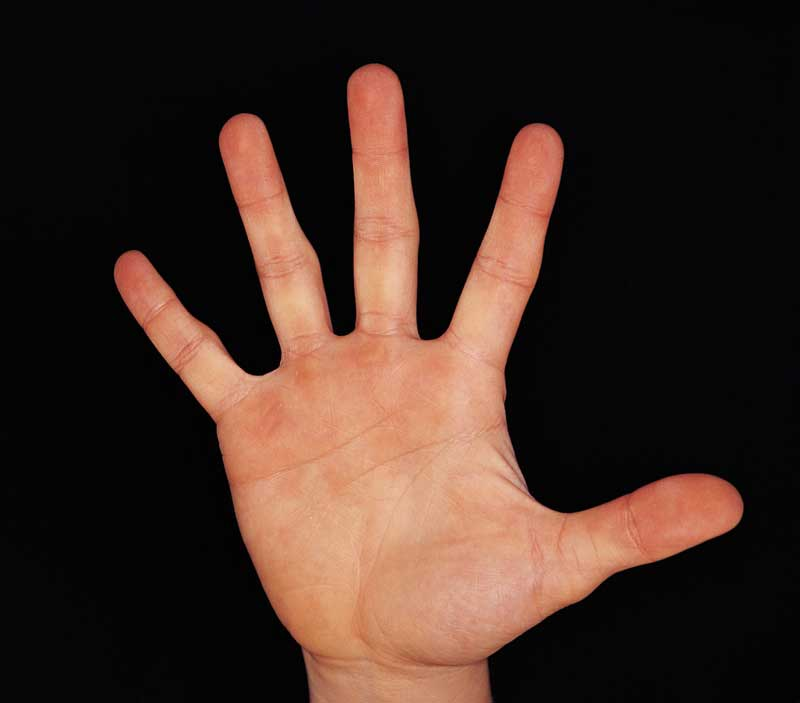
#> input picture hope.jpg, 800 x 703 px
$ python FindHand2.py
#> lines starting #> are read from the running program, lines starting #| are printed output that depends on the picture; after the words box and inside, x2 and y2 are one past the last pixel; in counts of white or black regions, pixels touching at a corner belong together
import cv2
import numpy as np

if __name__ == '__main__':
	roi = cv2.imread('hope.jpg')
#> roi is the input picture: shape (703, 800, 3); mean B, G, R 35.3, 44, 64.1
	hsv = cv2.cvtColor(roi,cv2.COLOR_BGR2HSV)
#> hsv: shape (703, 800, 3); mean H, S, V 6.7, 44.9, 64.2

	target = cv2.imread('img3.jpg')
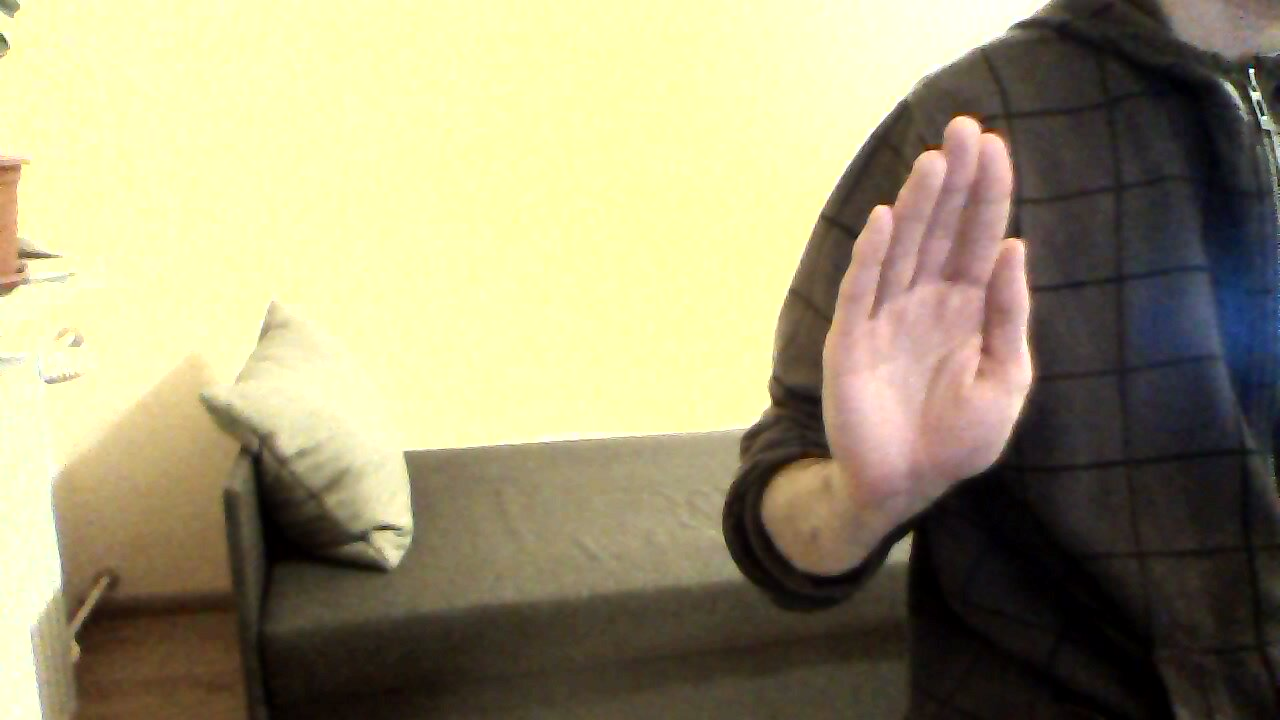
#> input picture img3.jpg, 1280 x 720 px
#> target is the input picture: shape (720, 1280, 3); mean B, G, R 115.6, 149.4, 156.7
	hsvt = cv2.cvtColor(target,cv2.COLOR_BGR2HSV)
#> hsvt: shape (720, 1280, 3); mean H, S, V 37.2, 80, 158.1

	#mix Channels
	hue = np.empty(hsv.shape, np.float32)
	cv2.mixChannels(hsv.astype('float32'),hue, [0, 0])

	# calculating object histogram
	roihist = cv2.calcHist([hue],[0, 0], None, [180, 256], [0, 180, 0, 256] )

	# normalize histogram and apply backprojection
	cv2.normalize(roihist,roihist,0,255,cv2.NORM_MINMAX)
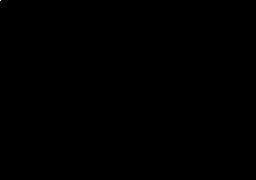
#> roihist: shape (180, 256) float32; min 0, max 255, mean 0
	dst = cv2.calcBackProject([hsvt],[0,0],roihist,[0,180,0,256],1)
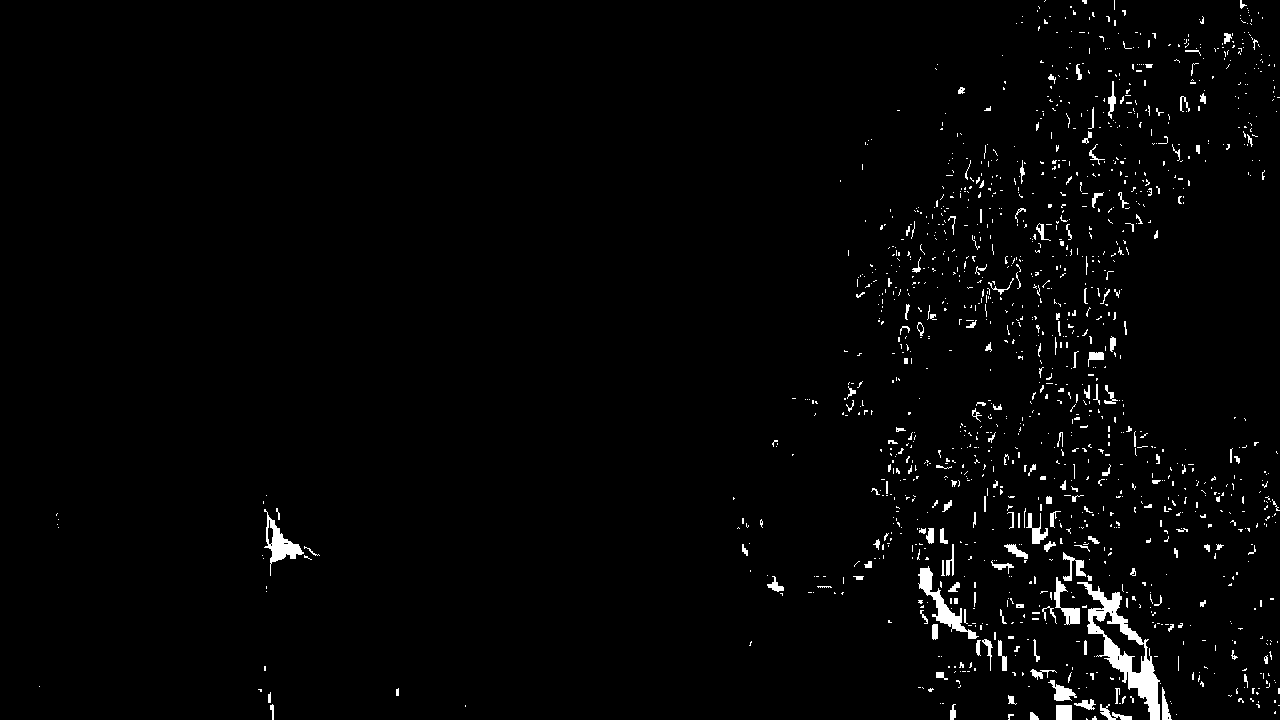
#> dst: shape (720, 1280); 2% white; 1335 white regions (1162 under 20 px), largest, box (x1, y1, x2, y2) and area: (1077, 582, 1160, 720) 2895, (918, 566, 979, 639) 951, (264, 509, 304, 576) 775

	#a minsziftem
	term_crit = ( cv2.TERM_CRITERIA_EPS | cv2.TERM_CRITERIA_COUNT, 10, 1 )
#> (the run stopped early here; a loop or call above may not have finished)
